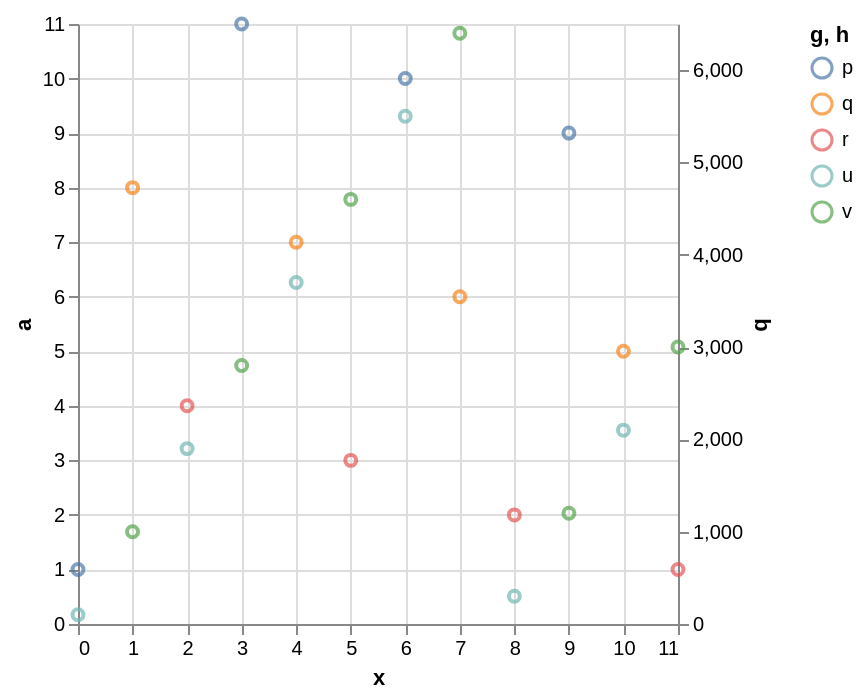

Write the Vega-Lite specification saved for this chart.
### Vega-Lite specification from a JSON file in a GitHub repository (floating-point values rounded to 4 significant figures)
{"data": {"values": [{"x": 0, "a": 1, "b": 100, "g": "p", "h": "u"}, {"x": 1, "a": 8, "b": 1000, "g": "q", "h": "v"}, {"x": 2, "a": 4, "b": 1900, "g": "r", "h": "u"}, {"x": 3, "a": 11, "b": 2800, "g": "p", "h": "v"}, {"x": 4, "a": 7, "b": 3700, "g": "q", "h": "u"}, {"x": 5, "a": 3, "b": 4600, "g": "r", "h": "v"}, {"x": 6, "a": 10, "b": 5500, "g": "p", "h": "u"}, {"x": 7, "a": 6, "b": 6400, "g": "q", "h": "v"}, {"x": 8, "a": 2, "b": 300, "g": "r", "h": "u"}, {"x": 9, "a": 9, "b": 1200, "g": "p", "h": "v"}, {"x": 10, "a": 5, "b": 2100, "g": "q", "h": "u"}, {"x": 11, "a": 1, "b": 3000, "g": "r", "h": "v"}]}, "encoding": {"x": {"field": "x", "type": "quantitative"}, "y": {"field": "a", "type": "quantitative"}}, "layer": [{"mark": "point", "encoding": {"color": {"field": "g", "type": "nominal"}}}, {"mark": "point", "encoding": {"y": {"field": "b", "type": "quantitative"}, "color": {"field": "h", "type": "nominal"}}}], "resolve": {"scale": {"y": "independent"}}}
